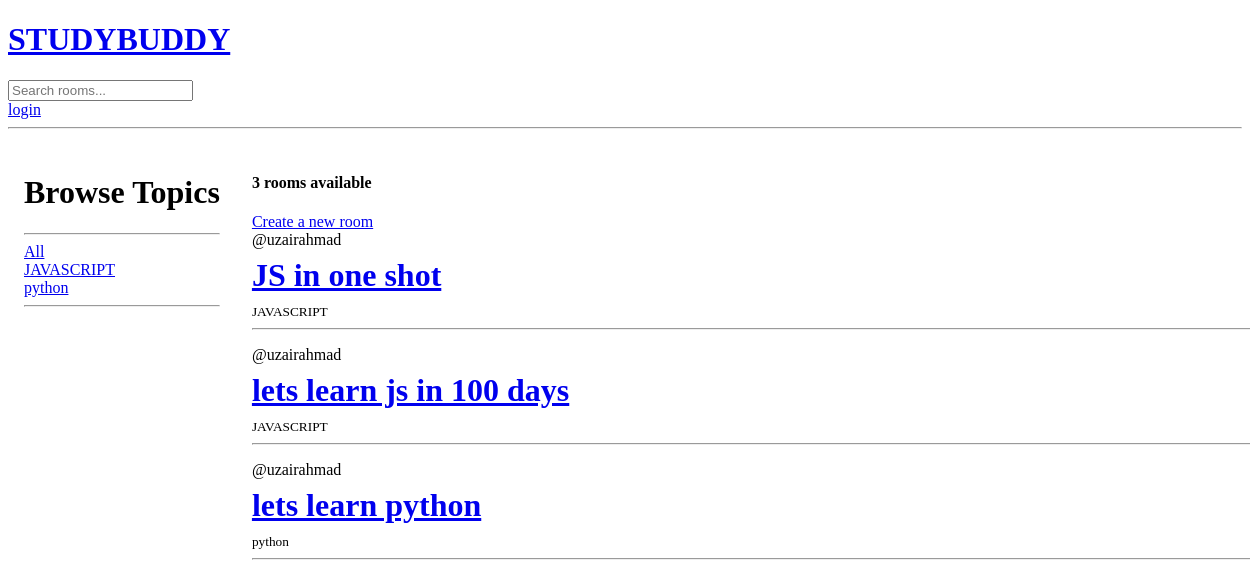
The app's page /, older data.
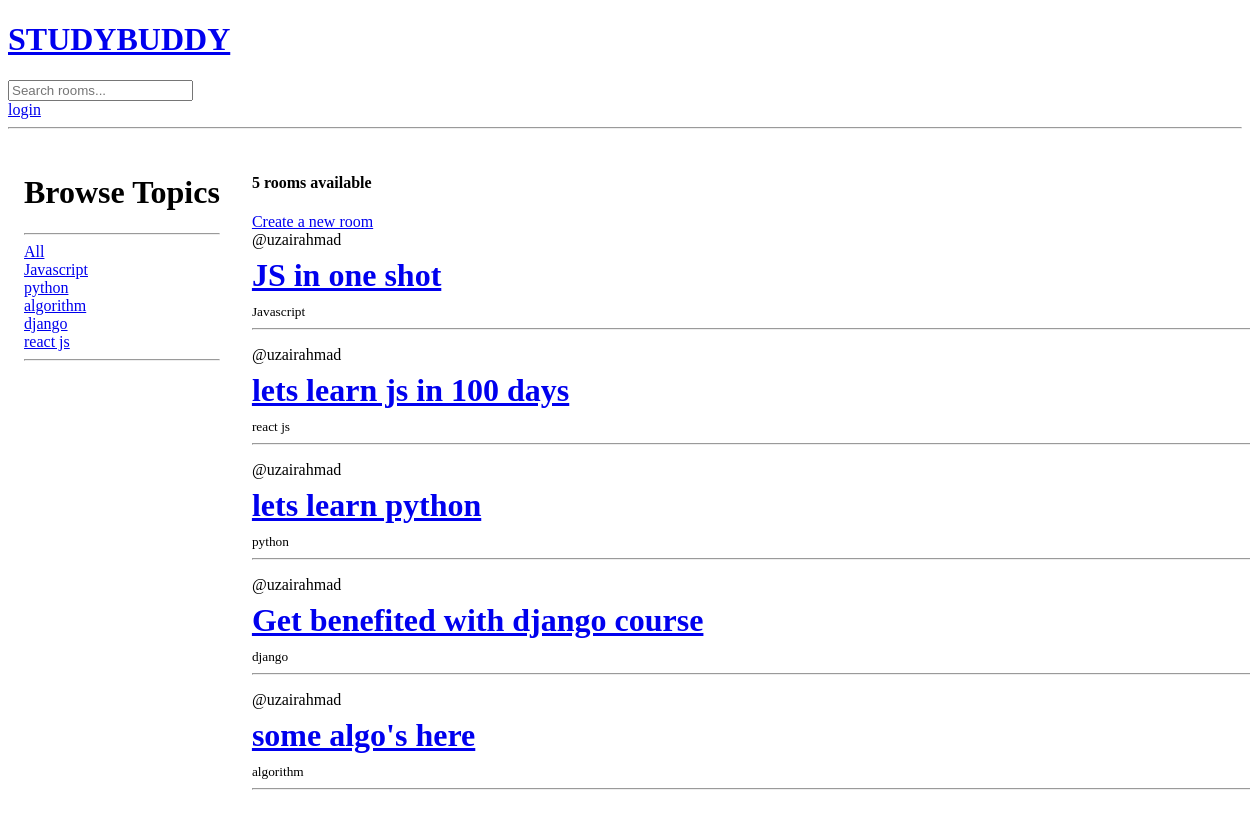
The same page, newer data.
### base/models.py (models this page shows, shortened)
class Topic(models.Model):
    name = models.CharField(max_length=200)
    def __str__(self):
        return self.name

class Room(models.Model):
    host = models.ForeignKey(User, on_delete=models.SET_NULL, null=True)
    topic = models.ForeignKey(Topic, on_delete=models.SET_NULL, null=True)
    name = models.CharField(max_length=200)
    description = models.TextField(null=True, blank=True)
    updated = models.DateTimeField(auto_now=True)
    created = models.DateTimeField(auto_now_add=True)

### base/views.py (the view)
# urls.py: path('', views.home, name='home'),
def home(request):
    q = request.GET.get('q') if request.GET.get('q') else ''
    if q:
        rooms = Room.objects.filter(
            Q(topic__name__icontains=q) |
            Q(name__icontains=q) |
            Q(description__icontains=q)
        )
    else:
        rooms = Room.objects.all()
    topics=Topic.objects.all()
    room_count=rooms.count()
    return render(request, 'base/home.html',{'rooms': rooms,'topics':topics,'room_count':room_count})

### base/templates/base/home.html (shortened to what this page needs)
{% extends "main.html" %} {% block content %}
<div class="container">
  <div class="topics">
    <h1>Browse Topics</h1>
    <hr />
    <a href="{% url 'home' %}">All</a><br />
    {% for topic in topics %}
    <a href="{% url 'home' %}?q={{ topic.name }}">{{ topic.name }}</a><br />
    {% endfor %}
    <hr />
  </div>
  <div class="rooms">
    <h4>{{room_count}} rooms available</h4>
    <a href="{% url 'createRoom' %}">Create a new room</a>
    {% for room in rooms %}
    <div class="room">
      <span>@{{ room.host.username }}</span>
      <h1><a href="{% url 'room' room.id %}">{{ room.name }}</a></h1>
      <small>{{ room.topic }}</small>
      <hr />
    </div>
    {% endfor %}
  </div>
</div>
{% endblock %}

### templates/main.html (shortened to what this page needs)
<!DOCTYPE html>
<html lang="en">
  <head>
  </head>
  <body>
    {% include 'navbar.html' %}
     {% block content %}
    {% endblock %}
  </body>
</html>

### templates/navbar.html
<a href="www.google.com"><h1>STUDYBUDDY</h1></a>
<form method="GET" action="{% url 'home' %}">
  <input type="text" name="q" placeholder="Search rooms..." />
</form>
{% if request.user.is_authenticated%}
<p>Hello {{request.user}}</p>
<a href="{% url 'logout' %}">logout</a>
{% else %}
<a href="{% url 'login' %}">login</a>
{% endif %}
<hr />

### base/templates/base/home.html (style rules this page uses)
.container { display: flex; align-items: flex-start; padding: 1rem; width: 100vw; }
.topics { margin-right: 2rem; }
.rooms { flex-grow: 1; }
.room { margin-bottom: 1rem; }
.room h1 { margin: 0.5rem 0; }

Row changes from the older to the newer data that the page shows:
changed Topic: name "JAVASCRIPT" → "Javascript"
added Topic: name "algorithm"
added Topic: name "django"
added Topic: name "react js"
changed through a linked row, Room "JS in one shot": topic "JAVASCRIPT" → "Javascript"
changed Room: topic "JAVASCRIPT" → "react js"
added Room: host.username "uzairahmad", name "Get benefited with django course", topic "django"
added Room: host.username "uzairahmad", name "some algo's here", topic "algorithm"
Text that changed along with them:
{{ room_count }}: "3" → "5"
